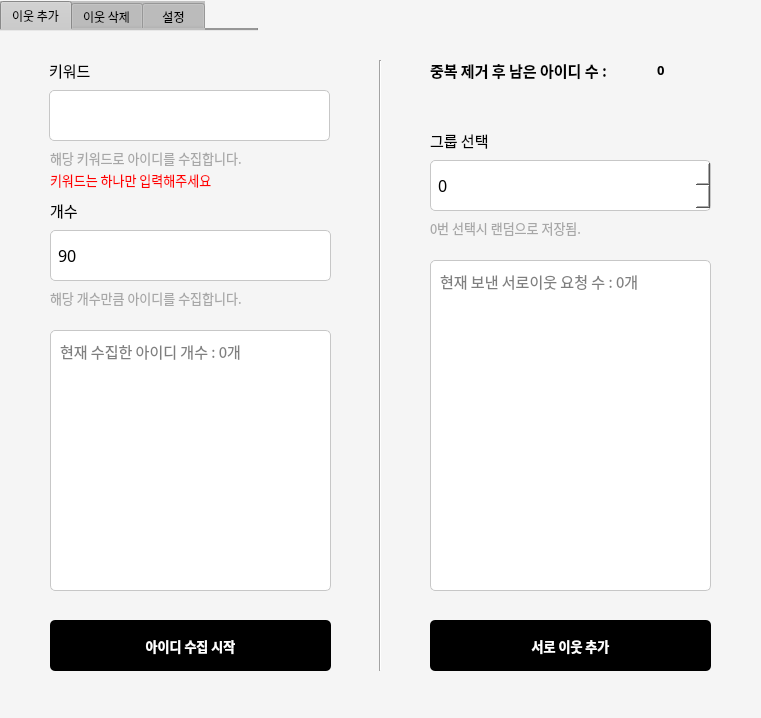
<?xml version="1.0" encoding="UTF-8"?>
<ui version="4.0">
 <class>Dialog</class>
 <widget class="QDialog" name="Dialog">
  <property name="geometry">
   <rect>
    <x>0</x>
    <y>0</y>
    <width>761</width>
    <height>718</height>
   </rect>
  </property>
  <property name="sizePolicy">
   <sizepolicy hsizetype="Preferred" vsizetype="Preferred">
    <horstretch>0</horstretch>
    <verstretch>0</verstretch>
   </sizepolicy>
  </property>
  <property name="minimumSize">
   <size>
    <width>0</width>
    <height>0</height>
   </size>
  </property>
  <property name="font">
   <font>
    <weight>50</weight>
    <bold>false</bold>
   </font>
  </property>
  <property name="windowTitle">
   <string>서이추 봇</string>
  </property>
  <property name="styleSheet">
   <string notr="true">background-color: #f5f5f5;</string>
  </property>
  <widget class="QLabel" name="label">
   <property name="geometry">
    <rect>
     <x>50</x>
     <y>150</y>
     <width>271</width>
     <height>16</height>
    </rect>
   </property>
   <property name="sizePolicy">
    <sizepolicy hsizetype="Fixed" vsizetype="Fixed">
     <horstretch>0</horstretch>
     <verstretch>0</verstretch>
    </sizepolicy>
   </property>
   <property name="font">
    <font>
     <family>Spoqa Han Sans Neo</family>
     <pointsize>10</pointsize>
     <weight>50</weight>
     <bold>false</bold>
    </font>
   </property>
   <property name="styleSheet">
    <string notr="true">color: #a7a7a7;
</string>
   </property>
   <property name="text">
    <string>해당 키워드로 아이디를 수집합니다.</string>
   </property>
  </widget>
  <widget class="QLineEdit" name="KeyWord">
   <property name="geometry">
    <rect>
     <x>49</x>
     <y>90</y>
     <width>281</width>
     <height>51</height>
    </rect>
   </property>
   <property name="sizePolicy">
    <sizepolicy hsizetype="Fixed" vsizetype="Fixed">
     <horstretch>0</horstretch>
     <verstretch>0</verstretch>
    </sizepolicy>
   </property>
   <property name="font">
    <font>
     <family>Spoqa Han Sans Neo</family>
     <pointsize>12</pointsize>
    </font>
   </property>
   <property name="styleSheet">
    <string notr="true">border: 1px solid #C7C7C7;
border-radius: 5px;
background-color : white;
padding : 0px 5px;</string>
   </property>
   <property name="text">
    <string/>
   </property>
  </widget>
  <widget class="QLabel" name="label_2">
   <property name="geometry">
    <rect>
     <x>49</x>
     <y>60</y>
     <width>72</width>
     <height>21</height>
    </rect>
   </property>
   <property name="sizePolicy">
    <sizepolicy hsizetype="Fixed" vsizetype="Fixed">
     <horstretch>0</horstretch>
     <verstretch>0</verstretch>
    </sizepolicy>
   </property>
   <property name="font">
    <font>
     <family>Spoqa Han Sans Neo</family>
     <pointsize>11</pointsize>
     <weight>50</weight>
     <bold>false</bold>
    </font>
   </property>
   <property name="text">
    <string>키워드</string>
   </property>
  </widget>
  <widget class="QLabel" name="label_3">
   <property name="geometry">
    <rect>
     <x>50</x>
     <y>200</y>
     <width>51</width>
     <height>21</height>
    </rect>
   </property>
   <property name="sizePolicy">
    <sizepolicy hsizetype="Fixed" vsizetype="Preferred">
     <horstretch>0</horstretch>
     <verstretch>0</verstretch>
    </sizepolicy>
   </property>
   <property name="font">
    <font>
     <family>Spoqa Han Sans Neo</family>
     <pointsize>11</pointsize>
     <weight>50</weight>
     <bold>false</bold>
    </font>
   </property>
   <property name="text">
    <string>개수</string>
   </property>
  </widget>
  <widget class="QLineEdit" name="Count">
   <property name="geometry">
    <rect>
     <x>50</x>
     <y>230</y>
     <width>281</width>
     <height>51</height>
    </rect>
   </property>
   <property name="sizePolicy">
    <sizepolicy hsizetype="Fixed" vsizetype="Fixed">
     <horstretch>0</horstretch>
     <verstretch>0</verstretch>
    </sizepolicy>
   </property>
   <property name="font">
    <font>
     <family>Spoqa Han Sans Neo</family>
     <pointsize>12</pointsize>
    </font>
   </property>
   <property name="styleSheet">
    <string notr="true">border: 1px solid #C7C7C7;
border-radius: 5px;
background-color : white;
padding : 0px 5px;</string>
   </property>
   <property name="text">
    <string>90</string>
   </property>
   <property name="echoMode">
    <enum>QLineEdit::Normal</enum>
   </property>
  </widget>
  <widget class="QLabel" name="label_4">
   <property name="geometry">
    <rect>
     <x>50</x>
     <y>290</y>
     <width>271</width>
     <height>16</height>
    </rect>
   </property>
   <property name="sizePolicy">
    <sizepolicy hsizetype="Fixed" vsizetype="Fixed">
     <horstretch>0</horstretch>
     <verstretch>0</verstretch>
    </sizepolicy>
   </property>
   <property name="font">
    <font>
     <family>Spoqa Han Sans Neo</family>
     <pointsize>10</pointsize>
    </font>
   </property>
   <property name="styleSheet">
    <string notr="true">color : #a7a7a7;
</string>
   </property>
   <property name="text">
    <string>해당 개수만큼 아이디를 수집합니다.</string>
   </property>
  </widget>
  <widget class="QTextEdit" name="CollectStatus">
   <property name="geometry">
    <rect>
     <x>50</x>
     <y>330</y>
     <width>281</width>
     <height>261</height>
    </rect>
   </property>
   <property name="sizePolicy">
    <sizepolicy hsizetype="Fixed" vsizetype="Fixed">
     <horstretch>0</horstretch>
     <verstretch>0</verstretch>
    </sizepolicy>
   </property>
   <property name="font">
    <font>
     <family>Spoqa Han Sans Neo</family>
     <pointsize>11</pointsize>
    </font>
   </property>
   <property name="styleSheet">
    <string notr="true">border: 1px solid #C7C7C7;
border-radius: 5px;
background-color : white;
color : black;
padding : 5px;</string>
   </property>
   <property name="readOnly">
    <bool>true</bool>
   </property>
   <property name="html">
    <string>&lt;!DOCTYPE HTML PUBLIC &quot;-//W3C//DTD HTML 4.0//EN&quot; &quot;http://www.w3.org/TR/REC-html40/strict.dtd&quot;&gt;
&lt;html&gt;&lt;head&gt;&lt;meta name=&quot;qrichtext&quot; content=&quot;1&quot; /&gt;&lt;style type=&quot;text/css&quot;&gt;
p, li { white-space: pre-wrap; }
&lt;/style&gt;&lt;/head&gt;&lt;body style=&quot; font-family:'Spoqa Han Sans Neo'; font-size:11pt; font-weight:400; font-style:normal;&quot;&gt;
&lt;p style=&quot;-qt-paragraph-type:empty; margin-top:0px; margin-bottom:0px; margin-left:0px; margin-right:0px; -qt-block-indent:0; text-indent:0px; font-family:'맑은 고딕'; font-size:9pt; font-weight:696;&quot;&gt;&lt;br /&gt;&lt;/p&gt;&lt;/body&gt;&lt;/html&gt;</string>
   </property>
   <property name="placeholderText">
    <string>현재 수집한 아이디 개수 : 0개</string>
   </property>
   <property name="markdown" stdset="0">
    <string/>
   </property>
  </widget>
  <widget class="QPushButton" name="IdCollectBtn">
   <property name="geometry">
    <rect>
     <x>50</x>
     <y>620</y>
     <width>281</width>
     <height>51</height>
    </rect>
   </property>
   <property name="sizePolicy">
    <sizepolicy hsizetype="Fixed" vsizetype="Fixed">
     <horstretch>0</horstretch>
     <verstretch>0</verstretch>
    </sizepolicy>
   </property>
   <property name="font">
    <font>
     <family>Spoqa Han Sans Neo Bold</family>
     <pointsize>10</pointsize>
     <weight>75</weight>
     <bold>true</bold>
    </font>
   </property>
   <property name="styleSheet">
    <string notr="true">background-color: black;
border-radius: 5px;
color : white;</string>
   </property>
   <property name="text">
    <string>아이디 수집 시작</string>
   </property>
  </widget>
  <widget class="Line" name="line">
   <property name="geometry">
    <rect>
     <x>370</x>
     <y>60</y>
     <width>21</width>
     <height>611</height>
    </rect>
   </property>
   <property name="sizePolicy">
    <sizepolicy hsizetype="Fixed" vsizetype="Minimum">
     <horstretch>0</horstretch>
     <verstretch>0</verstretch>
    </sizepolicy>
   </property>
   <property name="autoFillBackground">
    <bool>false</bool>
   </property>
   <property name="locale">
    <locale language="Korean" country="SouthKorea"/>
   </property>
   <property name="orientation">
    <enum>Qt::Vertical</enum>
   </property>
  </widget>
  <widget class="QTextEdit" name="CollectStatus2">
   <property name="geometry">
    <rect>
     <x>430</x>
     <y>260</y>
     <width>281</width>
     <height>331</height>
    </rect>
   </property>
   <property name="sizePolicy">
    <sizepolicy hsizetype="Fixed" vsizetype="Fixed">
     <horstretch>0</horstretch>
     <verstretch>0</verstretch>
    </sizepolicy>
   </property>
   <property name="font">
    <font>
     <family>Spoqa Han Sans Neo</family>
     <pointsize>11</pointsize>
    </font>
   </property>
   <property name="styleSheet">
    <string notr="true">border: 1px solid #C7C7C7;
border-radius: 5px;
background-color : white;
color : black;
padding : 5px;</string>
   </property>
   <property name="readOnly">
    <bool>true</bool>
   </property>
   <property name="html">
    <string>&lt;!DOCTYPE HTML PUBLIC &quot;-//W3C//DTD HTML 4.0//EN&quot; &quot;http://www.w3.org/TR/REC-html40/strict.dtd&quot;&gt;
&lt;html&gt;&lt;head&gt;&lt;meta name=&quot;qrichtext&quot; content=&quot;1&quot; /&gt;&lt;style type=&quot;text/css&quot;&gt;
p, li { white-space: pre-wrap; }
&lt;/style&gt;&lt;/head&gt;&lt;body style=&quot; font-family:'Spoqa Han Sans Neo'; font-size:11pt; font-weight:400; font-style:normal;&quot;&gt;
&lt;p style=&quot;-qt-paragraph-type:empty; margin-top:0px; margin-bottom:0px; margin-left:0px; margin-right:0px; -qt-block-indent:0; text-indent:0px; font-family:'맑은 고딕'; font-size:9pt; font-weight:696;&quot;&gt;&lt;br /&gt;&lt;/p&gt;&lt;/body&gt;&lt;/html&gt;</string>
   </property>
   <property name="placeholderText">
    <string>현재 보낸 서로이웃 요청 수 : 0개</string>
   </property>
   <property name="markdown" stdset="0">
    <string/>
   </property>
  </widget>
  <widget class="QPushButton" name="AddFriendBtn">
   <property name="geometry">
    <rect>
     <x>430</x>
     <y>620</y>
     <width>281</width>
     <height>51</height>
    </rect>
   </property>
   <property name="sizePolicy">
    <sizepolicy hsizetype="Fixed" vsizetype="Fixed">
     <horstretch>0</horstretch>
     <verstretch>0</verstretch>
    </sizepolicy>
   </property>
   <property name="font">
    <font>
     <family>Spoqa Han Sans Neo Bold</family>
     <pointsize>10</pointsize>
     <weight>75</weight>
     <bold>true</bold>
    </font>
   </property>
   <property name="styleSheet">
    <string notr="true">background-color: black;
border-radius: 5px;
color : white;</string>
   </property>
   <property name="text">
    <string>서로 이웃 추가</string>
   </property>
  </widget>
  <widget class="QLabel" name="label_7">
   <property name="geometry">
    <rect>
     <x>430</x>
     <y>60</y>
     <width>221</width>
     <height>21</height>
    </rect>
   </property>
   <property name="sizePolicy">
    <sizepolicy hsizetype="Fixed" vsizetype="Fixed">
     <horstretch>0</horstretch>
     <verstretch>0</verstretch>
    </sizepolicy>
   </property>
   <property name="font">
    <font>
     <family>Spoqa Han Sans Neo Bold</family>
     <pointsize>11</pointsize>
     <weight>75</weight>
     <bold>true</bold>
    </font>
   </property>
   <property name="text">
    <string>중복 제거 후 남은 아이디 수 : </string>
   </property>
  </widget>
  <widget class="QLabel" name="Rest">
   <property name="geometry">
    <rect>
     <x>657</x>
     <y>59</y>
     <width>61</width>
     <height>21</height>
    </rect>
   </property>
   <property name="sizePolicy">
    <sizepolicy hsizetype="Fixed" vsizetype="Preferred">
     <horstretch>0</horstretch>
     <verstretch>0</verstretch>
    </sizepolicy>
   </property>
   <property name="font">
    <font>
     <family>Spoqa Han Sans Neo Bold</family>
     <pointsize>10</pointsize>
     <weight>75</weight>
     <bold>true</bold>
    </font>
   </property>
   <property name="text">
    <string>0</string>
   </property>
  </widget>
  <widget class="QLabel" name="label_8">
   <property name="geometry">
    <rect>
     <x>50</x>
     <y>170</y>
     <width>241</width>
     <height>21</height>
    </rect>
   </property>
   <property name="sizePolicy">
    <sizepolicy hsizetype="Fixed" vsizetype="Fixed">
     <horstretch>0</horstretch>
     <verstretch>0</verstretch>
    </sizepolicy>
   </property>
   <property name="font">
    <font>
     <family>Spoqa Han Sans Neo</family>
     <pointsize>7</pointsize>
     <underline>false</underline>
    </font>
   </property>
   <property name="styleSheet">
    <string notr="true">color: red;</string>
   </property>
   <property name="text">
    <string>&lt;html&gt;&lt;head/&gt;&lt;body&gt;&lt;p&gt;&lt;span style=&quot; font-size:10pt;&quot;&gt;키워드는 하나만 입력해주세요&lt;/span&gt;&lt;/p&gt;&lt;/body&gt;&lt;/html&gt;</string>
   </property>
  </widget>
  <widget class="QLabel" name="label_10">
   <property name="geometry">
    <rect>
     <x>430</x>
     <y>130</y>
     <width>69</width>
     <height>21</height>
    </rect>
   </property>
   <property name="font">
    <font>
     <family>Spoqa Han Sans Neo</family>
     <pointsize>11</pointsize>
     <weight>50</weight>
     <bold>false</bold>
    </font>
   </property>
   <property name="text">
    <string>그룹 선택</string>
   </property>
  </widget>
  <widget class="QSpinBox" name="spinBox">
   <property name="geometry">
    <rect>
     <x>430</x>
     <y>160</y>
     <width>281</width>
     <height>51</height>
    </rect>
   </property>
   <property name="font">
    <font>
     <family>Spoqa Han Sans Neo</family>
     <pointsize>12</pointsize>
    </font>
   </property>
   <property name="styleSheet">
    <string notr="true">border: 1px solid #C7C7C7;
border-radius: 5px;
background-color : white;
padding : 0px 5px;</string>
   </property>
   <property name="buttonSymbols">
    <enum>QAbstractSpinBox::UpDownArrows</enum>
   </property>
  </widget>
  <widget class="QLabel" name="label_11">
   <property name="geometry">
    <rect>
     <x>430</x>
     <y>220</y>
     <width>208</width>
     <height>16</height>
    </rect>
   </property>
   <property name="font">
    <font>
     <family>Spoqa Han Sans Neo</family>
     <pointsize>10</pointsize>
     <weight>50</weight>
     <bold>false</bold>
    </font>
   </property>
   <property name="styleSheet">
    <string notr="true">color : #a7a7a7;
</string>
   </property>
   <property name="text">
    <string>0번 선택시 랜덤으로 저장됨.</string>
   </property>
  </widget>
  <widget class="QTabWidget" name="tabWidget">
   <property name="geometry">
    <rect>
     <x>0</x>
     <y>1</y>
     <width>258</width>
     <height>30</height>
    </rect>
   </property>
   <property name="baseSize">
    <size>
     <width>10</width>
     <height>10</height>
    </size>
   </property>
   <property name="font">
    <font>
     <family>Spoqa Han Sans Neo</family>
     <pointsize>9</pointsize>
    </font>
   </property>
   <property name="styleSheet">
    <string notr="true">background-color:#C0C0C0;</string>
   </property>
   <property name="currentIndex">
    <number>0</number>
   </property>
   <property name="iconSize">
    <size>
     <width>50</width>
     <height>50</height>
    </size>
   </property>
   <widget class="QWidget" name="TabAdd_3">
    <attribute name="title">
     <string>이웃 추가</string>
    </attribute>
   </widget>
   <widget class="QWidget" name="TabDelete_3">
    <property name="sizePolicy">
     <sizepolicy hsizetype="Ignored" vsizetype="Preferred">
      <horstretch>0</horstretch>
      <verstretch>0</verstretch>
     </sizepolicy>
    </property>
    <attribute name="title">
     <string>이웃 삭제</string>
    </attribute>
   </widget>
   <widget class="QWidget" name="tab_3">
    <attribute name="title">
     <string>   설정   </string>
    </attribute>
   </widget>
  </widget>
 </widget>
 <resources/>
 <connections/>
</ui>
